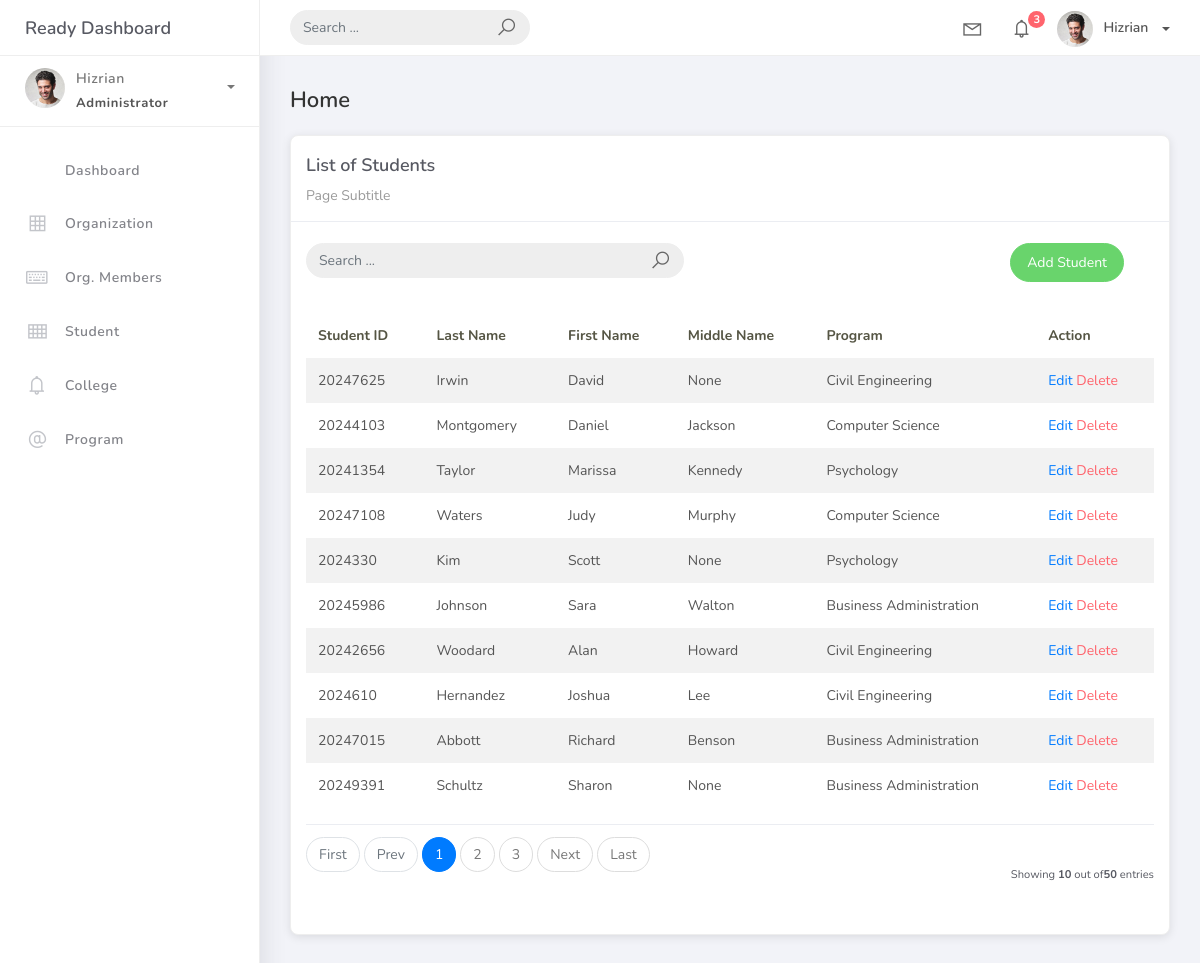
The page /students/ on the database its author committed.
### projectsite/models.py (models this page shows, shortened)
class BaseModel(models.Model):
    created_at = models.DateTimeField(auto_now_add=True, db_index=True)
    updated_at = models.DateTimeField(auto_now=True)
    class Meta:
        abstract = True

class Student(BaseModel):
    student_id = models.CharField(max_length=50, unique=True)
    firstname = models.CharField(max_length=50)
    lastname = models.CharField(max_length=50)
    middlename = models.CharField(max_length=50, blank=True)
    program = models.ForeignKey(Program, on_delete=models.CASCADE)
    created_at = models.DateTimeField(default=timezone.now)

class Program(BaseModel):
    program_name = models.CharField(max_length=100)
    college = models.ForeignKey(College, on_delete=models.CASCADE)
    def __str__(self):
        return self.program_name

### projectsite/views.py (the view)
# urls.py: path('students/', views.StudentListView.as_view(), name='student-list'),
class StudentListView(ListView):
    model = Student
    template_name = 'student_list.html'
    context_object_name = 'students'
    paginate_by = 10
    def get_queryset(self):
        return Student.objects.select_related('program', 'program__college').all()

### templates/student_list.html (shortened to what this page needs)
{% extends 'base.html' %}
{% load static %}{% block content %}
<div class="content">
    <div class="container-fluid">
        <h4 class="page-title">Home</h4>
        <div class="row">
            <div class="col-md-12">
                <div class="card">
                    <div class="card-header">
                        <div class="card-title">List of Students</div>
                        <div class="card-category">Page Subtitle</div>
                    </div>
                    <br />
                    <div class="col-md-12 row">
                        <div class="col-md-6">
                            <form class="navbar-left navbar-form nav-search mr-md-3" action="{% url 'student-list' %}">
                                <div class="input-group">
                                    <input type="text" placeholder="Search ... " class="form-control" name="q"/>
                                    <div class="input-group-append">
                                        <span class="input-group-text">
                                            <i class="la la-search search-icon"></i>
                                        </span>
                                    </div>
                                </div>
                            </form>
                        </div>
                        <div class="col-md-6">
                            <div class="pull-right">
                                <a href="{% url 'student-add' %}" class="btn btn-success btn-rounded">Add Student</a>
                            </div>
                        </div>
                    </div>
                    <div class="card-body">
                        <table class="table table-striped mt-3">
                            <thead>
                                <tr>
                                    <th scope="col">Student ID</th>
                                    <th scope="col">Last Name</th>
                                    <th scope="col">First Name</th>
                                    <th scope="col">Middle Name</th>
                                    <th scope="col">Program</th>
                                    <th scope="col">Action</th>
                                </tr>
                            </thead>
                            <tbody>
                                {% for object in object_list %}
                                <tr>
                                    <td>{{ object.student_id }}</td>
                                    <td>{{ object.lastname }}</td>
                                    <td>{{ object.firstname }}</td>
                                    <td>{{ object.middlename }}</td>
                                    <td>{{ object.program }}</td>
                                    <td>
                                        <a href="student_list/{{ object.id }}">Edit</a>
                                        <a href="student_list/{{ object.id }}/delete" class="text-danger">Delete</a>
                                    </td>
                                </tr>
                                {% endfor %}
                            </tbody>
                        </table>
                        {% include 'includes/pagination.html' %}
                    </div>
                </div>
            </div>
        </div>
    </div>
</div>
{% endblock %}

### templates/base.html (style rules this page uses)
.card-title { font-size: 1.25rem; font-weight: 600; color: #1a237e; margin-bottom: 1.2rem; }
.card { margin-bottom: 25px; box-shadow: 0 2px 10px rgba(0,0,0,0.1); border-radius: 8px; transition: transform 0.2s; }
.card-body { padding: 1.5rem; }
.card-header { background-color: #fff; border-bottom: 2px solid #f5f5f5; padding: 1.2rem 1.5rem; }

### rows shown on the page
Student: student_id "20247625", lastname "Irwin", firstname "David", middlename "None", program "Civil Engineering"
Student: student_id "20244103", lastname "Montgomery", firstname "Daniel", middlename "Jackson", program "Computer Science"
Student: student_id "20241354", lastname "Taylor", firstname "Marissa", middlename "Kennedy", program "Psychology"
Student: student_id "20247108", lastname "Waters", firstname "Judy", middlename "Murphy", program "Computer Science"
Student: student_id "2024330", lastname "Kim", firstname "Scott", middlename "None", program "Psychology"
Student: student_id "20245986", lastname "Johnson", firstname "Sara", middlename "Walton", program "Business Administration"
Student: student_id "20242656", lastname "Woodard", firstname "Alan", middlename "Howard", program "Civil Engineering"
Student: student_id "2024610", lastname "Hernandez", firstname "Joshua", middlename "Lee", program "Civil Engineering"
Student: student_id "20247015", lastname "Abbott", firstname "Richard", middlename "Benson", program "Business Administration"
Student: student_id "20249391", lastname "Schultz", firstname "Sharon", middlename "None", program "Business Administration"

### other values the page prints
{{ page_num }} "1"
{{ page_num }} "2" "3"
{{ object_list.count }} "10"
{{ paginator.count }} "50"
